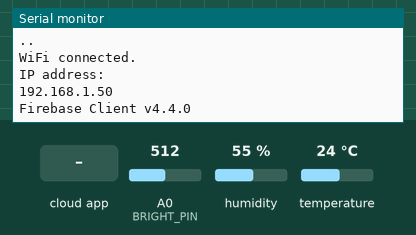
This sketch was run on a simulated ESP8266 (NodeMCU). Parts: the last lines printed to the serial monitor. Inputs (shaded band) come from the test bench; at power-on: humidity 55 %, A0 (BRIGHT_PIN) = 512, temperature 24 °C. WiFi joins after 1.5 s; servers stay silent unless stated; the Firebase database answers and starts empty.

Above: at 4.2 s.
4.3 s: humidity set to 22 %
At 7.9 s:
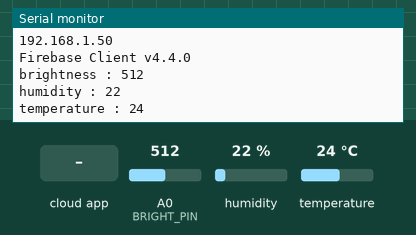
8.1 s: A0 (BRIGHT_PIN) set to 716
At 11.2 s:
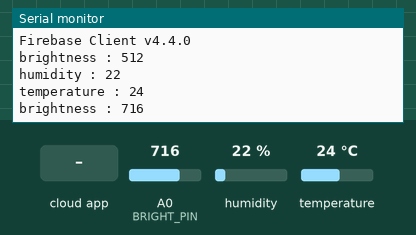
11.4 s: the phone or cloud app sets bright to 0
14.7 s: the phone or cloud app sets humidity to 0
At 17.1 s:
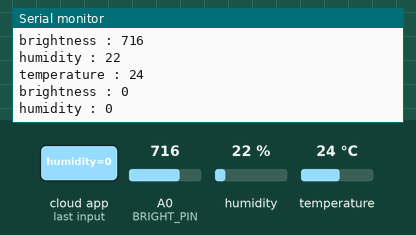
18.0 s: the phone or cloud app sets temperature to 0
21.3 s: temperature set to 12 °C
At 22.8 s:
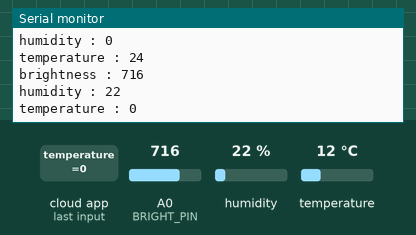
Timing chart, 0 to 24.3 s (numbered marks = the images above; inputs shaded):
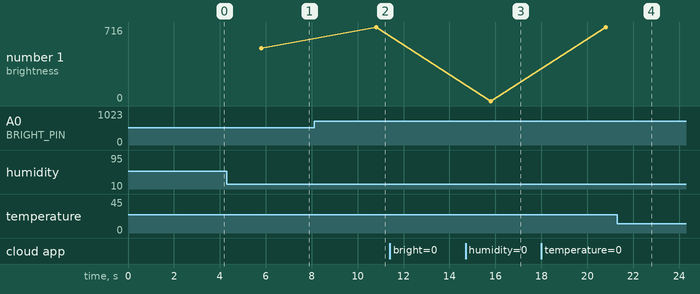

Measured:
- after the input at 4.3 s, the serial monitor: prints a new line after 2.3 s (image 1)
- after the input at 8.1 s, the serial monitor: prints a new line after 2.7 s (image 2)
- after the input at 14.7 s, the serial monitor: prints a new line after 1.9 s (image 3)
- plotted number 1: 512 → 716 after the input at 8.1 s

The sketch:

smartRoom_fbdb.ino
```cpp
#include <ESP8266WiFi.h>
#include <Firebase_ESP_Client.h>
#include <addons/RTDBHelper.h>
#include "DHT.h"

#define WIFI_SSID "--wifi-name"
#define WIFI_PASSWORD "--wifi-password"
#define DATABASE_URL "" // RTDB의 URL
#define DATABASE_SECRET ""    // RTDB의 비밀번호

#define BRIGHT_PIN A0
#define DHT_PIN D7
#define DHTTYPE DHT11
#define LED_PIN D10

DHT dht(DHT_PIN, DHTTYPE);

FirebaseData fbdo;
FirebaseAuth auth;
FirebaseConfig config;
unsigned long dataMillis = 0;

void setup(){
  Serial.begin(9600);
  dht.begin();
  WiFi.begin(WIFI_SSID, WIFI_PASSWORD);

  while (WiFi.status() != WL_CONNECTED) {
    Serial.print(".");
    delay(1000);
  }

  Serial.println("");
  Serial.println("WiFi connected.");
  Serial.println("IP address: ");
  Serial.println(WiFi.localIP());
  Serial.println();

  Serial.printf("Firebase Client v%s\n\n", FIREBASE_CLIENT_VERSION);
  config.database_url = DATABASE_URL;
  config.signer.tokens.legacy_token = DATABASE_SECRET;
  Firebase.reconnectWiFi(true);
  Firebase.begin(&config, &auth);
  delay(1000);
}

void loop(){
  if (millis() - dataMillis > 5000) {
    dataMillis = millis();

    if(Firebase.RTDB.setInt(&fbdo, "/bright", analogRead(A0))){
      delay(500);

      if( Firebase.RTDB.getInt(&fbdo, "/bright"))
      {
        String temp = fbdo.to<const char *>();
        int brightness = temp.toInt();
        Serial.print("brightness : ");
        Serial.println(brightness);
      } else Serial.println(fbdo.errorReason().c_str());
    }
    if(Firebase.RTDB.setInt(&fbdo, "/humidity", dht.readHumidity())){
      delay(500);

      if( Firebase.RTDB.getInt(&fbdo, "/humidity"))
      {
        String temp = fbdo.to<const char *>();
        int humidity = temp.toInt();
        Serial.print("humidity : ");
        Serial.println(humidity);
      } else Serial.println(fbdo.errorReason().c_str());
    }
    if(Firebase.RTDB.setInt(&fbdo, "/temperature", dht.readTemperature())){
      delay(500);

      if( Firebase.RTDB.getInt(&fbdo, "/temperature"))
      {
        String temp = fbdo.to<const char *>();
        int temperature = temp.toInt();
        Serial.print("temperature : ");
        Serial.println(temperature);
      } else Serial.println(fbdo.errorReason().c_str());
    }
  }
}
```
